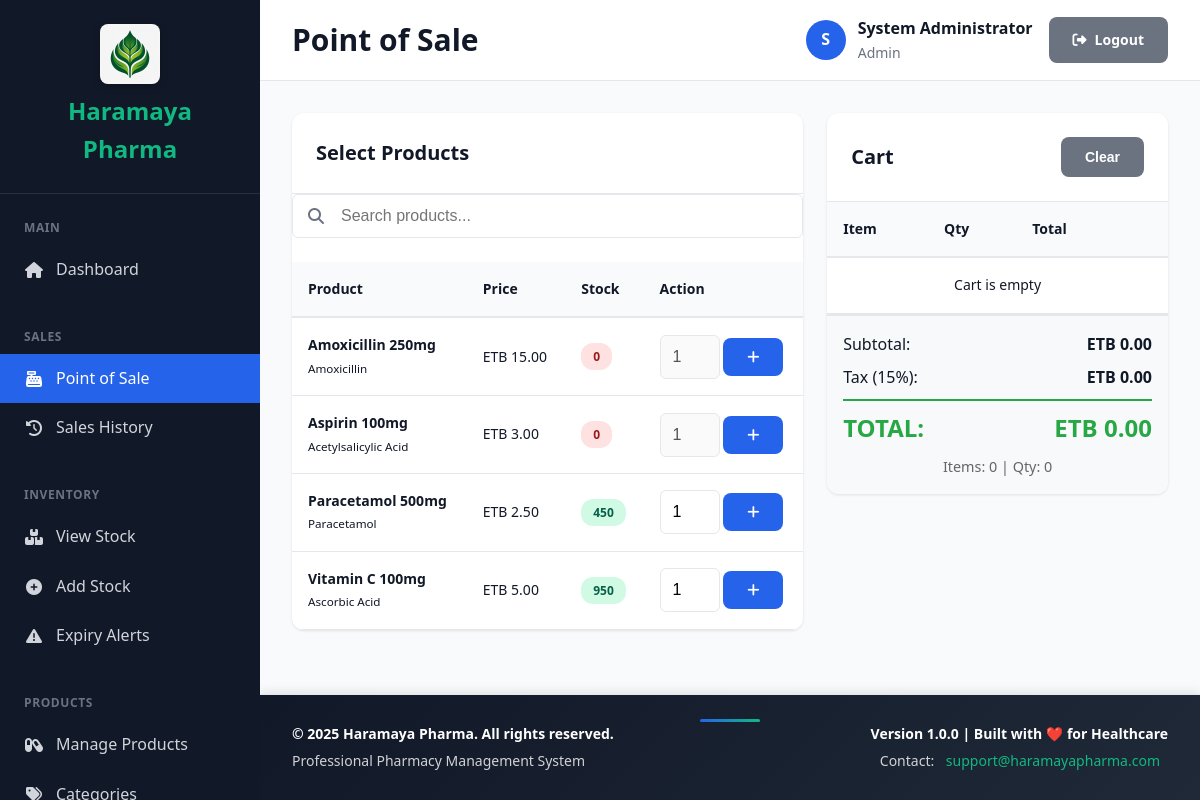
Page /modules/sales/pos.php (signed in) on the committed database.
### tables this page shows
CREATE TABLE IF NOT EXISTS products (
    product_id INT AUTO_INCREMENT PRIMARY KEY,
    product_code VARCHAR(50) NOT NULL UNIQUE,
    product_name VARCHAR(200) NOT NULL,
    generic_name VARCHAR(200),
    category_id INT NOT NULL,
    strength VARCHAR(50),
    dosage_form VARCHAR(50),
    unit_price DECIMAL(10,2) NOT NULL,
    reorder_level INT DEFAULT 10,
    requires_prescription BOOLEAN DEFAULT FALSE,
    is_active BOOLEAN DEFAULT TRUE,
    created_at TIMESTAMP DEFAULT CURRENT_TIMESTAMP,
    FOREIGN KEY (category_id) REFERENCES product_categories(category_id) ON DELETE RESTRICT,
    INDEX idx_product_code (product_code),
    INDEX idx_product_name (product_name),
    INDEX idx_category (category_id)
);

### includes/security.php (called while the page is built, shortened)
<?php
function clean($data) {
    return htmlspecialchars($data, ENT_QUOTES, 'UTF-8');
}

### modules/sales/pos.php (the view, shortened to what this page needs)
<?php
$pdo = require __DIR__ . '/../../config/database.php';
require_once __DIR__ . '/../../includes/security.php';
require_once __DIR__ . '/../../templates/header.php';
$cart_details = [];
$cart_total = 0;
$cart_tax = $cart_total * 0.15;
$cart_grand_total = $cart_total + $cart_tax;
$products = $pdo->query("
    SELECT p.*,
           COALESCE(SUM(sb.quantity_remaining), 0) as available_stock
    FROM products p
    LEFT JOIN stock_batches sb ON p.product_id = sb.product_id
        AND sb.quantity_remaining > 0
        AND sb.expiry_date >= CURDATE()
    WHERE p.is_active = 1
    GROUP BY p.product_id
    ORDER BY p.product_name
    LIMIT 100
")->fetchAll();
?>
<div style="display: grid; grid-template-columns: 1.5fr 1fr; gap: 1.5rem;">
    <div class="card">
        <div class="card-header">
            <h2 class="card-title">Select Products</h2>
        </div>
        <div class="search-box">
            <i class="fas fa-search search-icon"></i>
            <input type="text" id="productSearch" class="form-control" placeholder="Search products...">
        </div>
        <div class="table-container">
            <table class="data-table" id="productTable">
                <thead>
                    <tr>
                        <th>Product</th>
                        <th>Price</th>
                        <th>Stock</th>
                        <th>Action</th>
                    </tr>
                </thead>
                <tbody>
                    <?php foreach ($products as $product): ?>
                    <tr>
                        <td>
                            <strong><?php echo clean($product['product_name']); ?></strong><br>
                            <small><?php echo clean($product['generic_name']); ?></small>
                        </td>
                        <td>ETB <?php echo number_format($product['unit_price'], 2); ?></td>
                        <td>
                            <span class="badge <?php echo $product['available_stock'] > 0 ? 'badge-success' : 'badge-danger'; ?>">
                                <?php echo $product['available_stock']; ?>
                            </span>
                        </td>
                        <td>
                            <form method="POST" style="display: inline;">
                                <input type="number" name="quantity" value="1" min="1" max="<?php echo $product['available_stock']; ?>"
                                       style="width: 60px; display: inline;" class="form-control"
                                       <?php echo $product['available_stock'] <= 0 ? 'disabled' : ''; ?>>
                                <button type="submit" class="btn btn-primary" <?php echo $product['available_stock'] <= 0 ? 'disabled' : ''; ?>>
                                    <i class="fas fa-plus"></i>
                                </button>
                            </form>
                        </td>
                    </tr>
                    <?php endforeach; ?>
                </tbody>
            </table>
        </div>
    </div>
    <div>
        <div class="card">
            <div class="card-header">
                <h2 class="card-title">Cart</h2>
                <form method="POST" style="display: inline;">
                    <button type="submit" class="btn btn-secondary">Clear</button>
                </form>
            </div>
            <div class="table-container">
                <table class="data-table">
                    <thead>
                        <tr>
                            <th>Item</th>
                            <th>Qty</th>
                            <th>Total</th>
                            <th></th>
                        </tr>
                    </thead>
                    <tbody>
                        <?php if (empty($cart_details)): ?>
                        <tr><td colspan="4" style="text-align: center;">Cart is empty</td></tr>
                        <?php endif; ?>
                    </tbody>
                </table>
            </div>
            <div style="padding: 1rem; border-top: 2px solid var(--border-color); background: #f8f9fa;">
                <div style="display: flex; justify-content: space-between; margin-bottom: 0.5rem; font-size: 1rem;">
                    <span>Subtotal:</span>
                    <strong>ETB <?php echo number_format($cart_total, 2); ?></strong>
                </div>
                <div style="display: flex; justify-content: space-between; margin-bottom: 0.5rem; font-size: 1rem;">
                    <span>Tax (15%):</span>
                    <strong>ETB <?php echo number_format($cart_tax, 2); ?></strong>
                </div>
                <div style="display: flex; justify-content: space-between; font-size: 1.5rem; color: #28a745; border-top: 2px solid #28a745; padding-top: 0.5rem; margin-top: 0.5rem;">
                    <span><strong>TOTAL:</strong></span>
                    <strong>ETB <?php echo number_format($cart_grand_total, 2); ?></strong>
                </div>
                <div style="text-align: center; margin-top: 0.5rem; font-size: 0.9rem; color: #666;">
                    Items: <?php echo count($cart_details); ?> | Qty: <?php echo array_sum(array_column($cart_details, 'quantity')); ?>
                </div>
            </div>
        </div>
    </div>
</div>
<?php require_once __DIR__ . '/../../templates/footer.php'; ?>

### assets/css/main.css (style rules this page uses)
:root { --primary-color: #2563eb; --primary-dark: #1e40af; --secondary-color: #10b981; --danger-color: #ef4444; --warning-color: #f59e0b; --success-color: #10b981; --dark-bg: #1f2937; --sidebar-bg: #111827; --content-bg: #f9fafb; --card-bg: #ffffff; --text-primary: #111827; --text-secondary: #6b7280; --border-color: #e5e7eb; --shadow: 0 1px 3px 0 rgba(0, 0, 0, 0.1); --shadow-lg: 0 10px 15px -3px rgba(0, 0, 0, 0.1); }
* { margin: 0; padding: 0; box-sizing: border-box; }
body { font-family: 'Segoe UI', Tahoma, Geneva, Verdana, sans-serif; background: var(--content-bg); color: var(--text-primary); line-height: 1.6; }
.card { background: var(--card-bg); border-radius: 12px; box-shadow: var(--shadow); overflow: hidden; margin-bottom: 1.5rem; }
.card-header { padding: 1.5rem; border-bottom: 1px solid var(--border-color); display: flex; justify-content: space-between; align-items: center; }
.card-title { font-size: 1.25rem; font-weight: 600; color: var(--text-primary); margin: 0; }
.btn { display: inline-flex; align-items: center; gap: 0.5rem; padding: 0.75rem 1.5rem; border: none; border-radius: 8px; font-weight: 600; text-decoration: none; cursor: pointer; transition: all 0.2s; font-size: 0.875rem; }
.btn-primary { background: var(--primary-color); color: white; }
.btn-secondary { background: var(--text-secondary); color: white; }
.form-control { width: 100%; padding: 0.75rem; border: 1px solid var(--border-color); border-radius: 6px; font-size: 1rem; transition: border-color 0.2s; }
.table-container { overflow-x: auto; }
.data-table { width: 100%; border-collapse: collapse; font-size: 0.875rem; }
.data-table th { background: var(--content-bg); padding: 1rem; text-align: left; font-weight: 600; color: var(--text-primary); border-bottom: 2px solid var(--border-color); }
.data-table td { padding: 1rem; border-bottom: 1px solid var(--border-color); }
.badge { display: inline-flex; align-items: center; gap: 0.25rem; padding: 0.25rem 0.75rem; border-radius: 12px; font-size: 0.75rem; font-weight: 600; }
.badge-success { background: #d1fae5; color: #065f46; }
.badge-danger { background: #fee2e2; color: #991b1b; }
.search-box { position: relative; margin-bottom: 1.5rem; }
.search-icon { position: absolute; left: 1rem; top: 50%; transform: translateY(-50%); color: var(--text-secondary); }
.search-box .form-control { padding-left: 3rem; }

### rows in the picture
products: product_name "Amoxicillin 250mg", generic_name "Amoxicillin", unit_price "15.00", available_stock "0"
products: product_name "Aspirin 100mg", generic_name "Acetylsalicylic Acid", unit_price "3.00", available_stock "0"
products: product_name "Paracetamol 500mg", generic_name "Paracetamol", unit_price "2.50", available_stock "450"
products: product_name "Vitamin C 100mg", generic_name "Ascorbic Acid", unit_price "5.00", available_stock "950"

### other values in the picture
$page_title "Point of Sale"
substr($current_user['full_name'], 0, 1) "S"
$current_user['full_name'] "System Administrator"
$current_user['role'] "Admin"
$cart_total "0.00"
$cart_tax "0.00"
$cart_grand_total "0.00"
count($cart_details) "0"
array_sum(array_column($cart_details, 'quantity')) "0"
